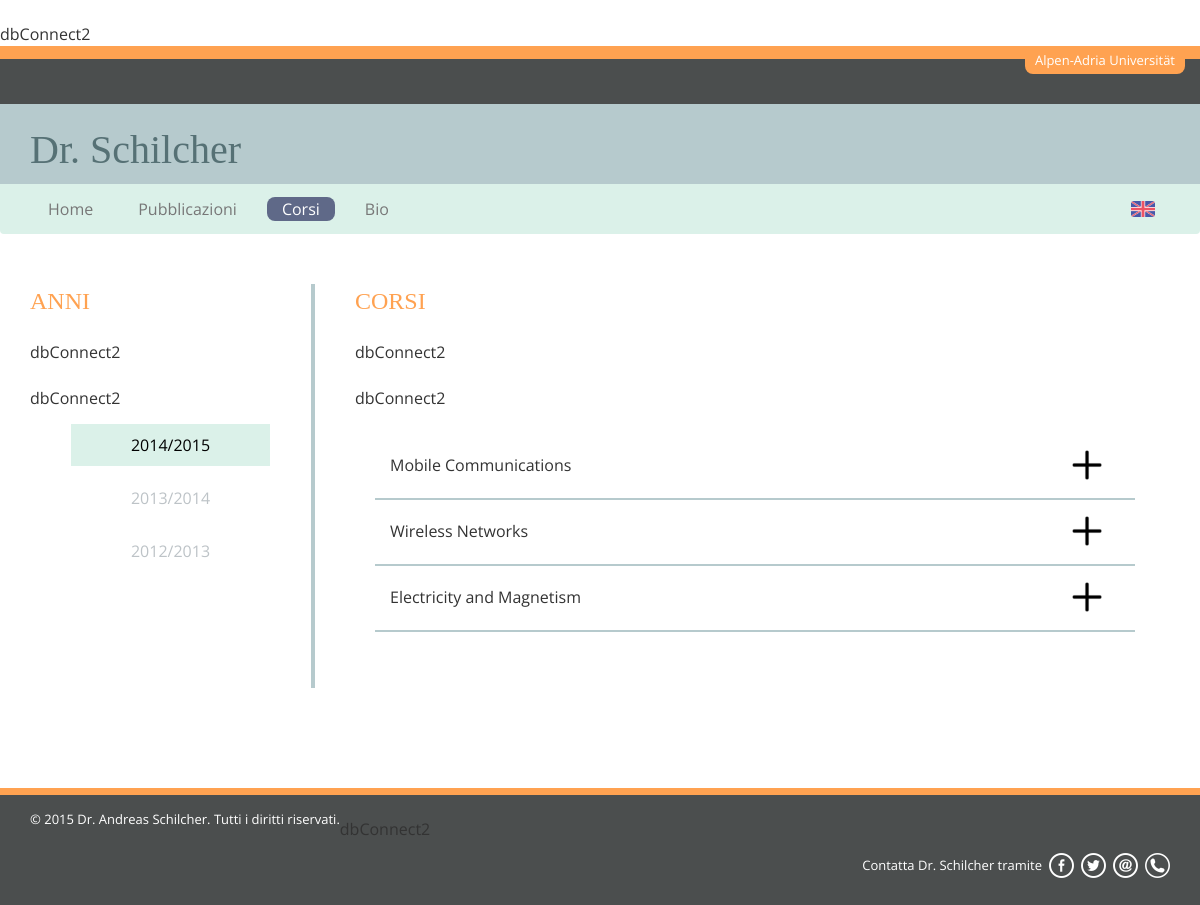
The page /teaching.php on the database its author committed.
### tables this page shows
CREATE TABLE IF NOT EXISTS `info` (
  `id` int(11) NOT NULL AUTO_INCREMENT,
  `data` datetime NOT NULL,
  `nome_prof` varchar(255) NOT NULL,
  `nome_uni` varchar(255) NOT NULL,
  `favicon` varchar(255) NOT NULL,
  `footer_it` text NOT NULL,
  `footer_en` text NOT NULL,
  PRIMARY KEY (`id`)
);

CREATE TABLE IF NOT EXISTS `tea` (
  `id` int(11) NOT NULL AUTO_INCREMENT,
  `data` datetime NOT NULL,
  `anno` varchar(255) NOT NULL,
  `nome` varchar(255) NOT NULL,
  `testo_it` text NOT NULL,
  `testo_en` text NOT NULL,
  `orari` varchar(255) NOT NULL,
  PRIMARY KEY (`id`)
);

### teaching.php (the view, shortened to what this page needs)
<?php
	include_once("manager/funzioni.php");
	$titolo="Teaching";
	$tabella="tea";
	$tabellafile="materiale";
	$filtro="anno";
	include("header.php");
	include("menu.php");
?>
	<div class="col-lg-12 col-md-12 col-sm-12 col-xs-12">
		<div class="container">
			<div class="col-lg-3 col-md-4 col-sm-3 distanza-sopra no-padding bordo-dx hidden-xs">
				<div class="titolo-teach vollkorn">
					ANNI
				</div>
<?php
	$totale=numeroElementi($tabella);
	if($totale==0){
?>
				<div class="anno-teach">
					Non sono presenti anni.
				</div>
<?php
	}
	else{
		$i=0;
		$risposta=elementiRaggruppati($tabella, $filtro);
		while($riga=mysql_fetch_array($risposta)){
			if(!isset($anno_sel)){
				if($i==0){
					$anno_sel=$riga['anno'];
?>
				<div class="anno-teach anno-attivo">
<?php
				}
				else{
?>
				<div class="anno-teach">
<?php
				}
?>
					<a href="teaching.php?a=<?php echo $riga['anno']; ?>">
						<?php echo $riga['anno']; ?>
					</a>
				</div>
<?php
				$i++;
			}
			else{
				if($riga['anno']==$anno_sel){
?>
				<div class="anno-teach anno-attivo">
					<a href="teaching.php?a=<?php echo $riga['anno']; ?>">
						<?php echo $riga['anno']; ?>
					</a>
				</div>
<?php
				}
				else{
?>
				<div class="anno-teach">
					<a href="teaching.php?a=<?php echo $riga['anno']; ?>">
						<?php echo $riga['anno']; ?>
					</a>
				</div>
<?php
				}
			}
		}
	}
?>
			</div>
<?php
	$totale=numeroElementi($tabella);
	if($totale==0){
?>
				<div class="anno-teach">
					Non sono presenti anni.
				</div>
				<div class="dropdown">
<?php
	}
	else{
		$i=0;
		$risposta=elementiRaggruppati($tabella, $filtro);
		while($riga=mysql_fetch_array($risposta)){
			if($i==0){
				if(!isset($anno_sel)){
					$anno_sel=$riga['anno'];
				}
?>
					<button class="btn btn-default dropdown-toggle sel-anno" type="button" id="dropdownMenu1" data-toggle="dropdown" style="width:100%;">
						<?php echo $anno_sel; ?>&nbsp;<span class="caret"></span>
					</button>
					<ul class="dropdown-menu" role="menu" aria-labelledby="dropdownMenu1" style="width:100%;">
<?php
				$i++;
			}
			if($i!=0){
				if($riga['anno']!=$anno_sel){
?>
						<li role="presentation">
							<a role="menuitem" tabindex="-1" href="teaching.php?a=<?php echo $riga['anno']; ?>">
								<?php echo $riga['anno']; ?>
							</a>
						</li>
<?php
				}
			}
		}
	}
?>
					</ul>
			<div class="col-lg-9 col-md-8 col-sm-9 col-xs-12 distanza padding-corsi no-padding-xs">
				<div class="titolo-teach vollkorn">
					CORSI
				</div>
<?php
	$totale=numeroElementi($tabella);
	if($totale==0){
?>
				<div class="corso-teach distanza-corso">
					<div class="col-lg-12 col-md-12 col-sm-12 col-xs-12">
						<div class="titolo-corso">Non sono presenti corsi per l'anno selezionato.</div>
					</div>
				</div>
<?php
	}
	else{
		$i=0;
		$risposta=elementiFiltroAnno($tabella, $anno_sel);
		while($riga=mysql_fetch_array($risposta)){
			if($i==0){
?>
				<div class="corso-teach distanza-corso">
<?php
			}
			else{
?>
				<div class="corso-teach">
<?php
			}
?>
					<div class="col-lg-11 col-md-11 col-sm-11 col-xs-10">
						<div class="titolo-corso"><?php echo $riga['nome']; ?></div>
					</div>
					<div class="col-lg-1 col-md-1 col-sm-1 col-xs-2 padding-img-tea">
						<a href="javascript:void(0)" data-toggle="collapse" data-target="#tea<?php echo $riga['id']; ?>" class="collapsed">
							<div class="toggle-img"></div>
						</a>
					</div>
					<div class="col-lg-12 col-md-12 col-sm-12 col-xs-12">
<?php
			$totale=numeroElementiFiltroCid($tabellafile, $riga['id']);
?>
<?php
		$i++;
?>
					</div>
				</div>
<?php
		}
	}
?>
			</div>
		</div>
	</div>
<?php
	include("footer.php");
?>

### menu.php (shortened to what this page needs)
<body>
	<div class="col-lg-12 col-md-12 col-sm-12 col-xs-12 fascia-arancione">
		<div class="container no-padding">
			<div class="nome-uni">
				<?php echo $info['nome_uni']; ?>
			</div>
		</div>
	</div>
	<div class="col-lg-12 col-md-12 col-sm-12 col-xs-12 fascia-marrone">
	</div>
	<div class="col-lg-12 col-md-12 col-sm-12 hidden-xs fascia-grigio">
		<div class="container">
			<div class="nome-prof font-verde vollkorn">
				<?php echo $info['nome_prof']; ?>
			</div>
		</div>
	</div>
	<div class="navbar navbar-default" role="navigation">
		<div class="container">
			<div class="navbar-collapse collapse">
				<ul class="nav navbar-nav">
					<li <?php if($titolo=="Home"){ ?>class="active"<?php } ?>><a href="index.php">Home</a></li>
		            <li <?php if($titolo=="Publications"){ ?>class="active"<?php } ?>><a href="publications.php">Pubblicazioni</a></li>
		            <li <?php if($titolo=="Teaching"){ ?>class="active"<?php } ?>><a href="teaching.php">Corsi</a></li>
					<li <?php if($titolo=="Biosketch"){ ?>class="active"<?php } ?>><a href="biosketch.php">Bio</a></li>
				</ul>
				<ul class="nav navbar-nav navbar-right">
					<li class="hidden-xs" style="margin-right:0;"><a href="en/index.php"><img src="img/eng.png" class="bandiere"></a></li>
				</ul>
			</div>
		</div>
	</div>

### footer.php (shortened to what this page needs)
		<div class="col-lg-12 col-md-12 col-sm-12 col-xs-12 distanza-sopra fascia-arancione-footer">
		</div>
		<div class="col-lg-12 col-md-12 col-sm-12 col-xs-12 fascia-marrone-footer">
			<div class="container">
				<div class="testo-footer float-left">
					<?php echo $info['footer_it']; ?>
				</div>
<?php
	$tabellasocial="home";
	$idsocial=1;
	$social=elementoDaId($tabellasocial, $idsocial);
?>
				<div class="social-footer">
					<a href="tel:<?php echo str_replace(" ", "", $riga['phone']); ?>"><div class="float-right social phone"></div></a>
					<a href="mailto:<?php echo $riga['mail']; ?>"><div class="float-right social mail"></div></a>
					<a href="<?php echo $riga['twitter_link']; ?>" target="_blank"><div class="float-right social twitter"></div></a>
					<a href="<?php echo $riga['facebook_link']; ?>" target="_blank"><div class="float-right social facebook"></div></a>
					<div class="testo-footer float-right">
						Contatta <?php echo $info['nome_prof']; ?> tramite
					</div>
				</div>
			</div>
		</div>
	</body>
</html>

### rows shown on the page
info: nome_uni "Alpen-Adria Universität", nome_prof "Dr. Schilcher", footer_it "© 2015 Dr. Andreas Schilcher. Tutti i diritti riservati."
tea: anno "2014/2015", nome "Mobile Communications"
tea: anno "2013/2014"
tea: anno "2012/2013"
tea: nome "Wireless Networks"
tea: nome "Electricity and Magnetism"
